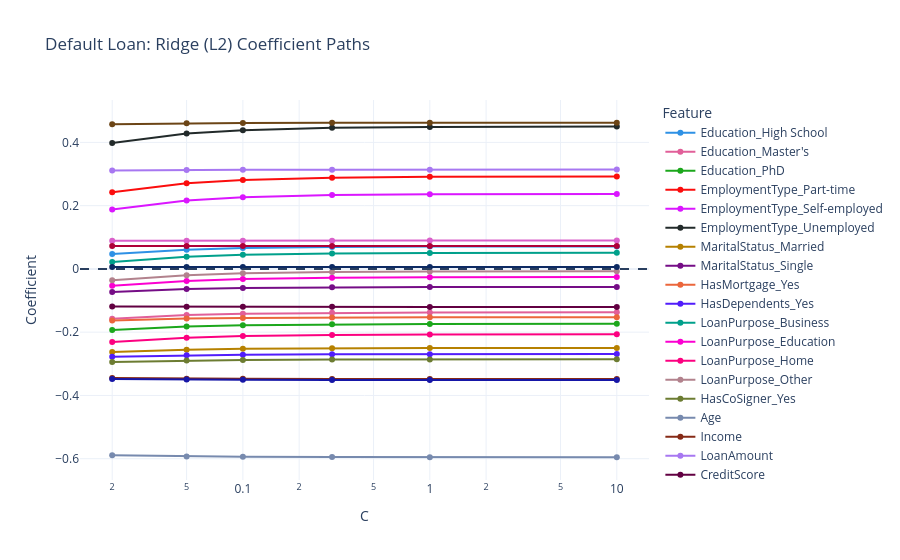
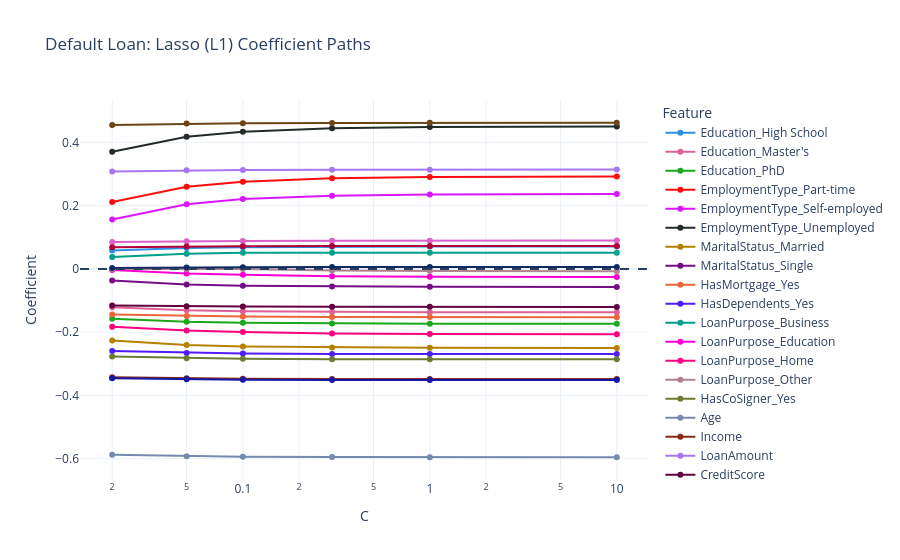

Here is the notebook cell these charts were saved with, in order:
### Code cell
# different alpha levels
C_values = [0.02, 0.05, 0.1, 0.3, 1, 10]
coef_rows = []

for method in ["Ridge (L2)", "Lasso (L1)"]:
    for C in C_values:
        regularized = Pipeline([
            ("preprocess", clone(preprocess)),
            ("model", LogisticRegression(
                l1_ratio=0 if method == "Ridge (L2)" else 1, # L1_ratio = to alpha
                C=C, solver="liblinear", max_iter=5000, tol=1e-8, random_state=123
            ))
        ])
        regularized.fit(x_train, y_train)

        names = regularized.named_steps["preprocess"].get_feature_names_out()
        betas = regularized.named_steps["model"].coef_[0]

        for name, beta in zip(names, betas):
            coef_rows.append({"Method": method, "C": C,
                              "Feature": name.split("__")[-1],
                              "Coefficient": beta})

coef_paths = pd.DataFrame(coef_rows)

for method in ["Ridge (L2)", "Lasso (L1)"]:
    fig = px.line(
        coef_paths[coef_paths["Method"] == method],
        x="C", y="Coefficient", color="Feature", markers=True,
        log_x=True, title=f"Default Loan: {method} Coefficient Paths"
    )
    fig.add_hline(y=0, line_dash="dash")
    fig.show()

### Figure 1 — Plotly figure (JSON) as saved in the notebook; plotly's stock layout.template omitted (floating-point values rounded to 4 significant figures)
{"data": [{"hovertemplate": "Feature=Education_High School<br>C=%{x}<br>Coefficient=%{y}<extra></extra>", "legendgroup": "Education_High School", "line": {"color": "#2E91E5", "dash": "solid"}, "marker": {"symbol": "circle"}, "mode": "lines+markers", "name": "Education_High School", "orientation": "v", "showlegend": true, "type": "scatter", "x": [0.02, 0.05, 0.1, 0.3, 1.0, 10.0], "xaxis": "x", "y": [0.04738, 0.06094, 0.06591, 0.06935, 0.07058, 0.07106], "yaxis": "y"}, {"hovertemplate": "Feature=Education_Master's<br>C=%{x}<br>Coefficient=%{y}<extra></extra>", "legendgroup": "Education_Master's", "line": {"color": "#E15F99", "dash": "solid"}, "marker": {"symbol": "circle"}, "mode": "lines+markers", "name": "Education_Master's", "orientation": "v", "showlegend": true, "type": "scatter", "x": [0.02, 0.05, 0.1, 0.3, 1.0, 10.0], "xaxis": "x", "y": [-0.1575, -0.1459, -0.1416, -0.1386, -0.1376, -0.1371], "yaxis": "y"}, {"hovertemplate": "Feature=Education_PhD<br>C=%{x}<br>Coefficient=%{y}<extra></extra>", "legendgroup": "Education_PhD", "line": {"color": "#1CA71C", "dash": "solid"}, "marker": {"symbol": "circle"}, "mode": "lines+markers", "name": "Education_PhD", "orientation": "v", "showlegend": true, "type": "scatter", "x": [0.02, 0.05, 0.1, 0.3, 1.0, 10.0], "xaxis": "x", "y": [-0.1934, -0.1822, -0.1781, -0.1752, -0.1742, -0.1738], "yaxis": "y"}, {"hovertemplate": "Feature=EmploymentType_Part-time<br>C=%{x}<br>Coefficient=%{y}<extra></extra>", "legendgroup": "EmploymentType_Part-time", "line": {"color": "#FB0D0D", "dash": "solid"}, "marker": {"symbol": "circle"}, "mode": "lines+markers", "name": "EmploymentType_Part-time", "orientation": "v", "showlegend": true, "type": "scatter", "x": [0.02, 0.05, 0.1, 0.3, 1.0, 10.0], "xaxis": "x", "y": [0.242, 0.2707, 0.2812, 0.2884, 0.291, 0.292], "yaxis": "y"}, {"hovertemplate": "Feature=EmploymentType_Self-employed<br>C=%{x}<br>Coefficient=%{y}<extra></extra>", "legendgroup": "EmploymentType_Self-employed", "line": {"color": "#DA16FF", "dash": "solid"}, "marker": {"symbol": "circle"}, "mode": "lines+markers", "name": "EmploymentType_Self-employed", "orientation": "v", "showlegend": true, "type": "scatter", "x": [0.02, 0.05, 0.1, 0.3, 1.0, 10.0], "xaxis": "x", "y": [0.1878, 0.2161, 0.2264, 0.2335, 0.2361, 0.2371], "yaxis": "y"}, {"hovertemplate": "Feature=EmploymentType_Unemployed<br>C=%{x}<br>Coefficient=%{y}<extra></extra>", "legendgroup": "EmploymentType_Unemployed", "line": {"color": "#222A2A", "dash": "solid"}, "marker": {"symbol": "circle"}, "mode": "lines+markers", "name": "EmploymentType_Unemployed", "orientation": "v", "showlegend": true, "type": "scatter", "x": [0.02, 0.05, 0.1, 0.3, 1.0, 10.0], "xaxis": "x", "y": [0.3982, 0.428, 0.4388, 0.4462, 0.4489, 0.4499], "yaxis": "y"}, {"hovertemplate": "Feature=MaritalStatus_Married<br>C=%{x}<br>Coefficient=%{y}<extra></extra>", "legendgroup": "MaritalStatus_Married", "line": {"color": "#B68100", "dash": "solid"}, "marker": {"symbol": "circle"}, "mode": "lines+markers", "name": "MaritalStatus_Married", "orientation": "v", "showlegend": true, "type": "scatter", "x": [0.02, 0.05, 0.1, 0.3, 1.0, 10.0], "xaxis": "x", "y": [-0.2625, -0.2552, -0.2525, -0.2507, -0.25, -0.2498], "yaxis": "y"}, {"hovertemplate": "Feature=MaritalStatus_Single<br>C=%{x}<br>Coefficient=%{y}<extra></extra>", "legendgroup": "MaritalStatus_Single", "line": {"color": "#750D86", "dash": "solid"}, "marker": {"symbol": "circle"}, "mode": "lines+markers", "name": "MaritalStatus_Single", "orientation": "v", "showlegend": true, "type": "scatter", "x": [0.02, 0.05, 0.1, 0.3, 1.0, 10.0], "xaxis": "x", "y": [-0.07278, -0.06382, -0.06058, -0.05835, -0.05755, -0.05724], "yaxis": "y"}, {"hovertemplate": "Feature=HasMortgage_Yes<br>C=%{x}<br>Coefficient=%{y}<extra></extra>", "legendgroup": "HasMortgage_Yes", "line": {"color": "#EB663B", "dash": "solid"}, "marker": {"symbol": "circle"}, "mode": "lines+markers", "name": "HasMortgage_Yes", "orientation": "v", "showlegend": true, "type": "scatter", "x": [0.02, 0.05, 0.1, 0.3, 1.0, 10.0], "xaxis": "x", "y": [-0.1632, -0.157, -0.1548, -0.1533, -0.1527, -0.1525], "yaxis": "y"}, {"hovertemplate": "Feature=HasDependents_Yes<br>C=%{x}<br>Coefficient=%{y}<extra></extra>", "legendgroup": "HasDependents_Yes", "line": {"color": "#511CFB", "dash": "solid"}, "marker": {"symbol": "circle"}, "mode": "lines+markers", "name": "HasDependents_Yes", "orientation": "v", "showlegend": true, "type": "scatter", "x": [0.02, 0.05, 0.1, 0.3, 1.0, 10.0], "xaxis": "x", "y": [-0.2776, -0.2728, -0.2711, -0.2699, -0.2695, -0.2693], "yaxis": "y"}, {"hovertemplate": "Feature=LoanPurpose_Business<br>C=%{x}<br>Coefficient=%{y}<extra></extra>", "legendgroup": "LoanPurpose_Business", "line": {"color": "#00A08B", "dash": "solid"}, "marker": {"symbol": "circle"}, "mode": "lines+markers", "name": "LoanPurpose_Business", "orientation": "v", "showlegend": true, "type": "scatter", "x": [0.02, 0.05, 0.1, 0.3, 1.0, 10.0], "xaxis": "x", "y": [0.02165, 0.03837, 0.04464, 0.04904, 0.05062, 0.05124], "yaxis": "y"}, {"hovertemplate": "Feature=LoanPurpose_Education<br>C=%{x}<br>Coefficient=%{y}<extra></extra>", "legendgroup": "LoanPurpose_Education", "line": {"color": "#FB00D1", "dash": "solid"}, "marker": {"symbol": "circle"}, "mode": "lines+markers", "name": "LoanPurpose_Education", "orientation": "v", "showlegend": true, "type": "scatter", "x": [0.02, 0.05, 0.1, 0.3, 1.0, 10.0], "xaxis": "x", "y": [-0.05358, -0.03788, -0.03196, -0.0278, -0.02629, -0.02571], "yaxis": "y"}, {"hovertemplate": "Feature=LoanPurpose_Home<br>C=%{x}<br>Coefficient=%{y}<extra></extra>", "legendgroup": "LoanPurpose_Home", "line": {"color": "#FC0080", "dash": "solid"}, "marker": {"symbol": "circle"}, "mode": "lines+markers", "name": "LoanPurpose_Home", "orientation": "v", "showlegend": true, "type": "scatter", "x": [0.02, 0.05, 0.1, 0.3, 1.0, 10.0], "xaxis": "x", "y": [-0.2313, -0.2176, -0.2124, -0.2087, -0.2074, -0.2068], "yaxis": "y"}, {"hovertemplate": "Feature=LoanPurpose_Other<br>C=%{x}<br>Coefficient=%{y}<extra></extra>", "legendgroup": "LoanPurpose_Other", "line": {"color": "#B2828D", "dash": "solid"}, "marker": {"symbol": "circle"}, "mode": "lines+markers", "name": "LoanPurpose_Other", "orientation": "v", "showlegend": true, "type": "scatter", "x": [0.02, 0.05, 0.1, 0.3, 1.0, 10.0], "xaxis": "x", "y": [-0.03604, -0.01995, -0.0139, -0.009645, -0.008112, -0.007514], "yaxis": "y"}, {"hovertemplate": "Feature=HasCoSigner_Yes<br>C=%{x}<br>Coefficient=%{y}<extra></extra>", "legendgroup": "HasCoSigner_Yes", "line": {"color": "#6C7C32", "dash": "solid"}, "marker": {"symbol": "circle"}, "mode": "lines+markers", "name": "HasCoSigner_Yes", "orientation": "v", "showlegend": true, "type": "scatter", "x": [0.02, 0.05, 0.1, 0.3, 1.0, 10.0], "xaxis": "x", "y": [-0.2941, -0.2894, -0.2877, -0.2865, -0.2861, -0.2859], "yaxis": "y"}, {"hovertemplate": "Feature=Age<br>C=%{x}<br>Coefficient=%{y}<extra></extra>", "legendgroup": "Age", "line": {"color": "#778AAE", "dash": "solid"}, "marker": {"symbol": "circle"}, "mode": "lines+markers", "name": "Age", "orientation": "v", "showlegend": true, "type": "scatter", "x": [0.02, 0.05, 0.1, 0.3, 1.0, 10.0], "xaxis": "x", "y": [-0.5894, -0.5929, -0.5942, -0.595, -0.5953, -0.5954], "yaxis": "y"}, {"hovertemplate": "Feature=Income<br>C=%{x}<br>Coefficient=%{y}<extra></extra>", "legendgroup": "Income", "line": {"color": "#862A16", "dash": "solid"}, "marker": {"symbol": "circle"}, "mode": "lines+markers", "name": "Income", "orientation": "v", "showlegend": true, "type": "scatter", "x": [0.02, 0.05, 0.1, 0.3, 1.0, 10.0], "xaxis": "x", "y": [-0.3451, -0.347, -0.3476, -0.3481, -0.3482, -0.3483], "yaxis": "y"}, {"hovertemplate": "Feature=LoanAmount<br>C=%{x}<br>Coefficient=%{y}<extra></extra>", "legendgroup": "LoanAmount", "line": {"color": "#A777F1", "dash": "solid"}, "marker": {"symbol": "circle"}, "mode": "lines+markers", "name": "LoanAmount", "orientation": "v", "showlegend": true, "type": "scatter", "x": [0.02, 0.05, 0.1, 0.3, 1.0, 10.0], "xaxis": "x", "y": [0.3107, 0.3126, 0.3133, 0.3137, 0.3139, 0.3139], "yaxis": "y"}, {"hovertemplate": "Feature=CreditScore<br>C=%{x}<br>Coefficient=%{y}<extra></extra>", "legendgroup": "CreditScore", "line": {"color": "#620042", "dash": "solid"}, "marker": {"symbol": "circle"}, "mode": "lines+markers", "name": "CreditScore", "orientation": "v", "showlegend": true, "type": "scatter", "x": [0.02, 0.05, 0.1, 0.3, 1.0, 10.0], "xaxis": "x", "y": [-0.1188, -0.1196, -0.1198, -0.12, -0.1201, -0.1201], "yaxis": "y"}, {"hovertemplate": "Feature=MonthsEmployed<br>C=%{x}<br>Coefficient=%{y}<extra></extra>", "legendgroup": "MonthsEmployed", "line": {"color": "#1616A7", "dash": "solid"}, "marker": {"symbol": "circle"}, "mode": "lines+markers", "name": "MonthsEmployed", "orientation": "v", "showlegend": true, "type": "scatter", "x": [0.02, 0.05, 0.1, 0.3, 1.0, 10.0], "xaxis": "x", "y": [-0.3478, -0.3499, -0.3507, -0.3512, -0.3514, -0.3514], "yaxis": "y"}, {"hovertemplate": "Feature=NumCreditLines<br>C=%{x}<br>Coefficient=%{y}<extra></extra>", "legendgroup": "NumCreditLines", "line": {"color": "#DA60CA", "dash": "solid"}, "marker": {"symbol": "circle"}, "mode": "lines+markers", "name": "NumCreditLines", "orientation": "v", "showlegend": true, "type": "scatter", "x": [0.02, 0.05, 0.1, 0.3, 1.0, 10.0], "xaxis": "x", "y": [0.08864, 0.08913, 0.0893, 0.08942, 0.08946, 0.08947], "yaxis": "y"}, {"hovertemplate": "Feature=InterestRate<br>C=%{x}<br>Coefficient=%{y}<extra></extra>", "legendgroup": "InterestRate", "line": {"color": "#6C4516", "dash": "solid"}, "marker": {"symbol": "circle"}, "mode": "lines+markers", "name": "InterestRate", "orientation": "v", "showlegend": true, "type": "scatter", "x": [0.02, 0.05, 0.1, 0.3, 1.0, 10.0], "xaxis": "x", "y": [0.4574, 0.4602, 0.4611, 0.4618, 0.462, 0.4621], "yaxis": "y"}, {"hovertemplate": "Feature=LoanTerm<br>C=%{x}<br>Coefficient=%{y}<extra></extra>", "legendgroup": "LoanTerm", "line": {"color": "#0D2A63", "dash": "solid"}, "marker": {"symbol": "circle"}, "mode": "lines+markers", "name": "LoanTerm", "orientation": "v", "showlegend": true, "type": "scatter", "x": [0.02, 0.05, 0.1, 0.3, 1.0, 10.0], "xaxis": "x", "y": [0.006149, 0.006158, 0.006159, 0.00616, 0.006161, 0.006161], "yaxis": "y"}, {"hovertemplate": "Feature=DTIRatio<br>C=%{x}<br>Coefficient=%{y}<extra></extra>", "legendgroup": "DTIRatio", "line": {"color": "#AF0038", "dash": "solid"}, "marker": {"symbol": "circle"}, "mode": "lines+markers", "name": "DTIRatio", "orientation": "v", "showlegend": true, "type": "scatter", "x": [0.02, 0.05, 0.1, 0.3, 1.0, 10.0], "xaxis": "x", "y": [0.07219, 0.0725, 0.0726, 0.07268, 0.0727, 0.07271], "yaxis": "y"}], "layout": {"legend": {"title": {"text": "Feature"}, "tracegroupgap": 0}, "shapes": [{"line": {"dash": "dash"}, "type": "line", "x0": 0, "x1": 1, "xref": "x domain", "y0": 0, "y1": 0, "yref": "y"}], "title": {"text": "Default Loan: Ridge (L2) Coefficient Paths"}, "xaxis": {"anchor": "y", "domain": [0, 1], "title": {"text": "C"}, "type": "log"}, "yaxis": {"anchor": "x", "domain": [0, 1], "title": {"text": "Coefficient"}}}}

### Figure 2 — Plotly figure (JSON) as saved in the notebook; plotly's stock layout.template omitted (floating-point values rounded to 4 significant figures)
{"data": [{"hovertemplate": "Feature=Education_High School<br>C=%{x}<br>Coefficient=%{y}<extra></extra>", "legendgroup": "Education_High School", "line": {"color": "#2E91E5", "dash": "solid"}, "marker": {"symbol": "circle"}, "mode": "lines+markers", "name": "Education_High School", "orientation": "v", "showlegend": true, "type": "scatter", "x": [0.02, 0.05, 0.1, 0.3, 1.0, 10.0], "xaxis": "x", "y": [0.05788, 0.06582, 0.06847, 0.07023, 0.07085, 0.07109], "yaxis": "y"}, {"hovertemplate": "Feature=Education_Master's<br>C=%{x}<br>Coefficient=%{y}<extra></extra>", "legendgroup": "Education_Master's", "line": {"color": "#E15F99", "dash": "solid"}, "marker": {"symbol": "circle"}, "mode": "lines+markers", "name": "Education_Master's", "orientation": "v", "showlegend": true, "type": "scatter", "x": [0.02, 0.05, 0.1, 0.3, 1.0, 10.0], "xaxis": "x", "y": [-0.1211, -0.1307, -0.1339, -0.136, -0.1368, -0.1371], "yaxis": "y"}, {"hovertemplate": "Feature=Education_PhD<br>C=%{x}<br>Coefficient=%{y}<extra></extra>", "legendgroup": "Education_PhD", "line": {"color": "#1CA71C", "dash": "solid"}, "marker": {"symbol": "circle"}, "mode": "lines+markers", "name": "Education_PhD", "orientation": "v", "showlegend": true, "type": "scatter", "x": [0.02, 0.05, 0.1, 0.3, 1.0, 10.0], "xaxis": "x", "y": [-0.1574, -0.1671, -0.1704, -0.1726, -0.1734, -0.1737], "yaxis": "y"}, {"hovertemplate": "Feature=EmploymentType_Part-time<br>C=%{x}<br>Coefficient=%{y}<extra></extra>", "legendgroup": "EmploymentType_Part-time", "line": {"color": "#FB0D0D", "dash": "solid"}, "marker": {"symbol": "circle"}, "mode": "lines+markers", "name": "EmploymentType_Part-time", "orientation": "v", "showlegend": true, "type": "scatter", "x": [0.02, 0.05, 0.1, 0.3, 1.0, 10.0], "xaxis": "x", "y": [0.2115, 0.2594, 0.2757, 0.2866, 0.2905, 0.292], "yaxis": "y"}, {"hovertemplate": "Feature=EmploymentType_Self-employed<br>C=%{x}<br>Coefficient=%{y}<extra></extra>", "legendgroup": "EmploymentType_Self-employed", "line": {"color": "#DA16FF", "dash": "solid"}, "marker": {"symbol": "circle"}, "mode": "lines+markers", "name": "EmploymentType_Self-employed", "orientation": "v", "showlegend": true, "type": "scatter", "x": [0.02, 0.05, 0.1, 0.3, 1.0, 10.0], "xaxis": "x", "y": [0.1562, 0.2044, 0.2207, 0.2317, 0.2355, 0.237], "yaxis": "y"}, {"hovertemplate": "Feature=EmploymentType_Unemployed<br>C=%{x}<br>Coefficient=%{y}<extra></extra>", "legendgroup": "EmploymentType_Unemployed", "line": {"color": "#222A2A", "dash": "solid"}, "marker": {"symbol": "circle"}, "mode": "lines+markers", "name": "EmploymentType_Unemployed", "orientation": "v", "showlegend": true, "type": "scatter", "x": [0.02, 0.05, 0.1, 0.3, 1.0, 10.0], "xaxis": "x", "y": [0.3701, 0.4176, 0.4337, 0.4446, 0.4484, 0.4499], "yaxis": "y"}, {"hovertemplate": "Feature=MaritalStatus_Married<br>C=%{x}<br>Coefficient=%{y}<extra></extra>", "legendgroup": "MaritalStatus_Married", "line": {"color": "#B68100", "dash": "solid"}, "marker": {"symbol": "circle"}, "mode": "lines+markers", "name": "MaritalStatus_Married", "orientation": "v", "showlegend": true, "type": "scatter", "x": [0.02, 0.05, 0.1, 0.3, 1.0, 10.0], "xaxis": "x", "y": [-0.2262, -0.2403, -0.245, -0.2482, -0.2493, -0.2497], "yaxis": "y"}, {"hovertemplate": "Feature=MaritalStatus_Single<br>C=%{x}<br>Coefficient=%{y}<extra></extra>", "legendgroup": "MaritalStatus_Single", "line": {"color": "#750D86", "dash": "solid"}, "marker": {"symbol": "circle"}, "mode": "lines+markers", "name": "MaritalStatus_Single", "orientation": "v", "showlegend": true, "type": "scatter", "x": [0.02, 0.05, 0.1, 0.3, 1.0, 10.0], "xaxis": "x", "y": [-0.03653, -0.04891, -0.05306, -0.05582, -0.05679, -0.05716], "yaxis": "y"}, {"hovertemplate": "Feature=HasMortgage_Yes<br>C=%{x}<br>Coefficient=%{y}<extra></extra>", "legendgroup": "HasMortgage_Yes", "line": {"color": "#EB663B", "dash": "solid"}, "marker": {"symbol": "circle"}, "mode": "lines+markers", "name": "HasMortgage_Yes", "orientation": "v", "showlegend": true, "type": "scatter", "x": [0.02, 0.05, 0.1, 0.3, 1.0, 10.0], "xaxis": "x", "y": [-0.1442, -0.1492, -0.1508, -0.1519, -0.1523, -0.1525], "yaxis": "y"}, {"hovertemplate": "Feature=HasDependents_Yes<br>C=%{x}<br>Coefficient=%{y}<extra></extra>", "legendgroup": "HasDependents_Yes", "line": {"color": "#511CFB", "dash": "solid"}, "marker": {"symbol": "circle"}, "mode": "lines+markers", "name": "HasDependents_Yes", "orientation": "v", "showlegend": true, "type": "scatter", "x": [0.02, 0.05, 0.1, 0.3, 1.0, 10.0], "xaxis": "x", "y": [-0.2599, -0.2655, -0.2674, -0.2686, -0.2691, -0.2693], "yaxis": "y"}, {"hovertemplate": "Feature=LoanPurpose_Business<br>C=%{x}<br>Coefficient=%{y}<extra></extra>", "legendgroup": "LoanPurpose_Business", "line": {"color": "#00A08B", "dash": "solid"}, "marker": {"symbol": "circle"}, "mode": "lines+markers", "name": "LoanPurpose_Business", "orientation": "v", "showlegend": true, "type": "scatter", "x": [0.02, 0.05, 0.1, 0.3, 1.0, 10.0], "xaxis": "x", "y": [0.03796, 0.04819, 0.05143, 0.05135, 0.05132, 0.05131], "yaxis": "y"}, {"hovertemplate": "Feature=LoanPurpose_Education<br>C=%{x}<br>Coefficient=%{y}<extra></extra>", "legendgroup": "LoanPurpose_Education", "line": {"color": "#FB00D1", "dash": "solid"}, "marker": {"symbol": "circle"}, "mode": "lines+markers", "name": "LoanPurpose_Education", "orientation": "v", "showlegend": true, "type": "scatter", "x": [0.02, 0.05, 0.1, 0.3, 1.0, 10.0], "xaxis": "x", "y": [-0.003712, -0.0146, -0.01844, -0.02324, -0.02492, -0.02557], "yaxis": "y"}, {"hovertemplate": "Feature=LoanPurpose_Home<br>C=%{x}<br>Coefficient=%{y}<extra></extra>", "legendgroup": "LoanPurpose_Home", "line": {"color": "#FC0080", "dash": "solid"}, "marker": {"symbol": "circle"}, "mode": "lines+markers", "name": "LoanPurpose_Home", "orientation": "v", "showlegend": true, "type": "scatter", "x": [0.02, 0.05, 0.1, 0.3, 1.0, 10.0], "xaxis": "x", "y": [-0.1826, -0.1948, -0.1991, -0.2042, -0.206, -0.2067], "yaxis": "y"}, {"hovertemplate": "Feature=LoanPurpose_Other<br>C=%{x}<br>Coefficient=%{y}<extra></extra>", "legendgroup": "LoanPurpose_Other", "line": {"color": "#B2828D", "dash": "solid"}, "marker": {"symbol": "circle"}, "mode": "lines+markers", "name": "LoanPurpose_Other", "orientation": "v", "showlegend": true, "type": "scatter", "x": [0.02, 0.05, 0.1, 0.3, 1.0, 10.0], "xaxis": "x", "y": [0.0, 0.0, -0.0003554, -0.005082, -0.006738, -0.007377], "yaxis": "y"}, {"hovertemplate": "Feature=HasCoSigner_Yes<br>C=%{x}<br>Coefficient=%{y}<extra></extra>", "legendgroup": "HasCoSigner_Yes", "line": {"color": "#6C7C32", "dash": "solid"}, "marker": {"symbol": "circle"}, "mode": "lines+markers", "name": "HasCoSigner_Yes", "orientation": "v", "showlegend": true, "type": "scatter", "x": [0.02, 0.05, 0.1, 0.3, 1.0, 10.0], "xaxis": "x", "y": [-0.277, -0.2823, -0.2841, -0.2853, -0.2857, -0.2859], "yaxis": "y"}, {"hovertemplate": "Feature=Age<br>C=%{x}<br>Coefficient=%{y}<extra></extra>", "legendgroup": "Age", "line": {"color": "#778AAE", "dash": "solid"}, "marker": {"symbol": "circle"}, "mode": "lines+markers", "name": "Age", "orientation": "v", "showlegend": true, "type": "scatter", "x": [0.02, 0.05, 0.1, 0.3, 1.0, 10.0], "xaxis": "x", "y": [-0.5877, -0.5923, -0.5939, -0.5949, -0.5953, -0.5954], "yaxis": "y"}, {"hovertemplate": "Feature=Income<br>C=%{x}<br>Coefficient=%{y}<extra></extra>", "legendgroup": "Income", "line": {"color": "#862A16", "dash": "solid"}, "marker": {"symbol": "circle"}, "mode": "lines+markers", "name": "Income", "orientation": "v", "showlegend": true, "type": "scatter", "x": [0.02, 0.05, 0.1, 0.3, 1.0, 10.0], "xaxis": "x", "y": [-0.3424, -0.3459, -0.3471, -0.3479, -0.3482, -0.3483], "yaxis": "y"}, {"hovertemplate": "Feature=LoanAmount<br>C=%{x}<br>Coefficient=%{y}<extra></extra>", "legendgroup": "LoanAmount", "line": {"color": "#A777F1", "dash": "solid"}, "marker": {"symbol": "circle"}, "mode": "lines+markers", "name": "LoanAmount", "orientation": "v", "showlegend": true, "type": "scatter", "x": [0.02, 0.05, 0.1, 0.3, 1.0, 10.0], "xaxis": "x", "y": [0.3083, 0.3117, 0.3128, 0.3135, 0.3138, 0.3139], "yaxis": "y"}, {"hovertemplate": "Feature=CreditScore<br>C=%{x}<br>Coefficient=%{y}<extra></extra>", "legendgroup": "CreditScore", "line": {"color": "#620042", "dash": "solid"}, "marker": {"symbol": "circle"}, "mode": "lines+markers", "name": "CreditScore", "orientation": "v", "showlegend": true, "type": "scatter", "x": [0.02, 0.05, 0.1, 0.3, 1.0, 10.0], "xaxis": "x", "y": [-0.1156, -0.1183, -0.1192, -0.1198, -0.12, -0.1201], "yaxis": "y"}, {"hovertemplate": "Feature=MonthsEmployed<br>C=%{x}<br>Coefficient=%{y}<extra></extra>", "legendgroup": "MonthsEmployed", "line": {"color": "#1616A7", "dash": "solid"}, "marker": {"symbol": "circle"}, "mode": "lines+markers", "name": "MonthsEmployed", "orientation": "v", "showlegend": true, "type": "scatter", "x": [0.02, 0.05, 0.1, 0.3, 1.0, 10.0], "xaxis": "x", "y": [-0.3453, -0.3489, -0.3502, -0.351, -0.3513, -0.3514], "yaxis": "y"}, {"hovertemplate": "Feature=NumCreditLines<br>C=%{x}<br>Coefficient=%{y}<extra></extra>", "legendgroup": "NumCreditLines", "line": {"color": "#DA60CA", "dash": "solid"}, "marker": {"symbol": "circle"}, "mode": "lines+markers", "name": "NumCreditLines", "orientation": "v", "showlegend": true, "type": "scatter", "x": [0.02, 0.05, 0.1, 0.3, 1.0, 10.0], "xaxis": "x", "y": [0.08525, 0.08777, 0.08862, 0.08919, 0.08939, 0.08947], "yaxis": "y"}, {"hovertemplate": "Feature=InterestRate<br>C=%{x}<br>Coefficient=%{y}<extra></extra>", "legendgroup": "InterestRate", "line": {"color": "#6C4516", "dash": "solid"}, "marker": {"symbol": "circle"}, "mode": "lines+markers", "name": "InterestRate", "orientation": "v", "showlegend": true, "type": "scatter", "x": [0.02, 0.05, 0.1, 0.3, 1.0, 10.0], "xaxis": "x", "y": [0.4553, 0.4594, 0.4607, 0.4616, 0.4619, 0.4621], "yaxis": "y"}, {"hovertemplate": "Feature=LoanTerm<br>C=%{x}<br>Coefficient=%{y}<extra></extra>", "legendgroup": "LoanTerm", "line": {"color": "#0D2A63", "dash": "solid"}, "marker": {"symbol": "circle"}, "mode": "lines+markers", "name": "LoanTerm", "orientation": "v", "showlegend": true, "type": "scatter", "x": [0.02, 0.05, 0.1, 0.3, 1.0, 10.0], "xaxis": "x", "y": [0.002596, 0.004724, 0.005437, 0.005919, 0.006088, 0.006153], "yaxis": "y"}, {"hovertemplate": "Feature=DTIRatio<br>C=%{x}<br>Coefficient=%{y}<extra></extra>", "legendgroup": "DTIRatio", "line": {"color": "#AF0038", "dash": "solid"}, "marker": {"symbol": "circle"}, "mode": "lines+markers", "name": "DTIRatio", "orientation": "v", "showlegend": true, "type": "scatter", "x": [0.02, 0.05, 0.1, 0.3, 1.0, 10.0], "xaxis": "x", "y": [0.06877, 0.07113, 0.07193, 0.07245, 0.07263, 0.0727], "yaxis": "y"}], "layout": {"legend": {"title": {"text": "Feature"}, "tracegroupgap": 0}, "shapes": [{"line": {"dash": "dash"}, "type": "line", "x0": 0, "x1": 1, "xref": "x domain", "y0": 0, "y1": 0, "yref": "y"}], "title": {"text": "Default Loan: Lasso (L1) Coefficient Paths"}, "xaxis": {"anchor": "y", "domain": [0, 1], "title": {"text": "C"}, "type": "log"}, "yaxis": {"anchor": "x", "domain": [0, 1], "title": {"text": "Coefficient"}}}}
